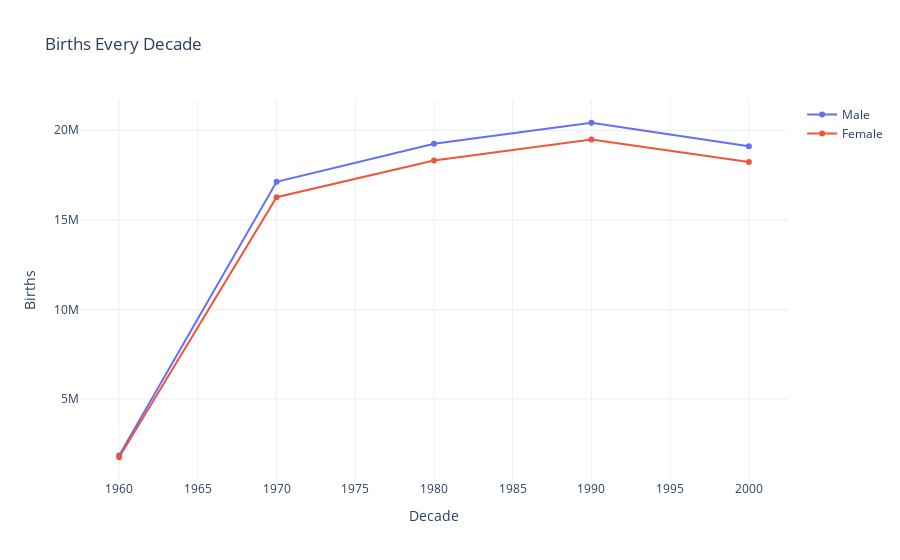

Notebook code cell kept with this figure:
### Markdown cell above
**The data contains missing values in day coloumn**

### Code cell
male_births = df[df['gender'] == 'M']
female_births = df[df['gender'] == 'F']

male_births_by_decade = male_births.groupby('Decade')['births'].sum().reset_index()
female_births_by_decade = female_births.groupby('Decade')['births'].sum().reset_index()


fig = go.Figure()
fig.add_trace(go.Scatter(x=male_births_by_decade['Decade'], y=male_births_by_decade['births'], mode='lines+markers', name='Male'))
fig.add_trace(go.Scatter(x=female_births_by_decade['Decade'], y=male_births_by_decade['births'], mode='lines+markers', name='Female'))
fig.update_layout(
    title='Births Every Decade',
    xaxis_title='Decade',
    yaxis_title='Births'
)

# Show plot
fig.show()

### Figure 1 — Plotly figure (JSON) as saved in the notebook; plotly's stock layout.template omitted (floating-point values rounded to 4 significant figures)
{"data": [{"mode": "lines+markers", "name": "Male", "type": "scatter", "x": [1960, 1970, 1980, 1990, 2000], "y": [1846572, 17121550, 19243452, 20420553, 19106428]}, {"mode": "lines+markers", "name": "Female", "type": "scatter", "x": [1960, 1970, 1980, 1990, 2000], "y": [1753634, 16263075, 18310351, 19479454, 18229309]}], "layout": {"title": {"text": "Births Every Decade"}, "xaxis": {"title": {"text": "Decade"}}, "yaxis": {"title": {"text": "Births"}}}}
